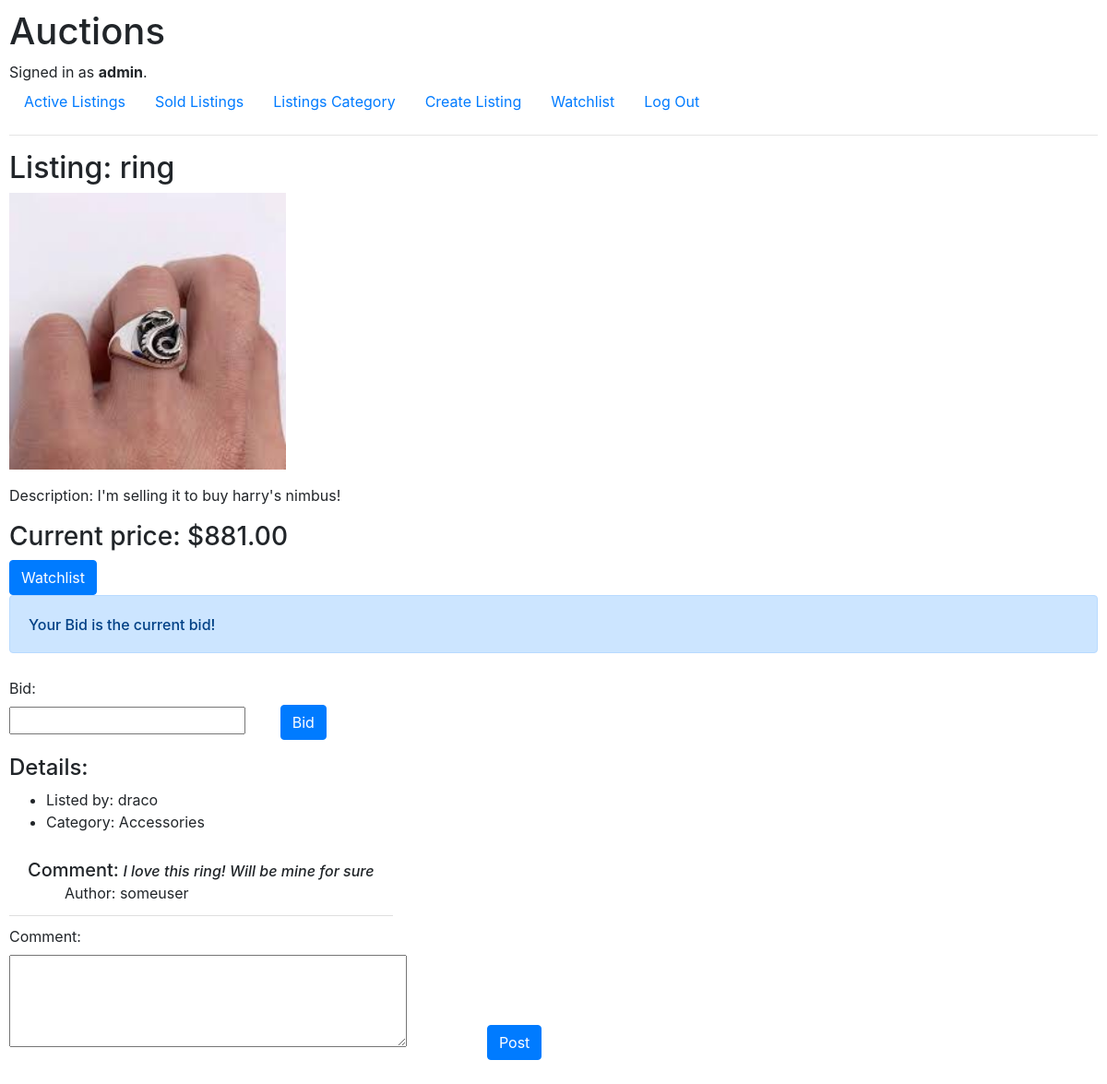
The page /listing/8 (signed in) on the database its author committed.
### auctions/models.py (models this page shows, shortened)
class User(AbstractUser):
    pass

class Listing(models.Model):
    title = models.CharField(max_length=100)
    description = models.CharField(max_length=1000)
    price = models.DecimalField(max_digits=10, decimal_places=2)
    category = models.CharField(max_length=64)
    username = models.ForeignKey(User, on_delete=models.CASCADE, related_name="owner")
    img = models.ImageField(upload_to="auctions/uploads/images", blank=True, null=True, default=None)
    active = models.BooleanField(default=True)

class Bid(models.Model):
    listing = models.ForeignKey(Listing, on_delete=models.CASCADE, related_name="bid")
    username = models.ForeignKey(User, on_delete=models.CASCADE, related_name="bidder")
    value = models.DecimalField(max_digits=10, decimal_places=2)

class Comment(models.Model):
    listing = models.ForeignKey(Listing, on_delete=models.CASCADE, related_name="comment")
    username = models.ForeignKey(User, on_delete=models.CASCADE, related_name="author")
    comments = models.CharField(max_length=1000)

### auctions/views.py (the view, shortened to what this page needs)
# urls.py: path("listing/<int:id>", views.listing_page, name="listing_page"),
def listing_page(request, id):
    listing_active = Listing.objects.get(pk=id)
    not_active = False
    if listing_active.active == False:
        not_active = True
    comments = Comment.objects.all().filter(listing=id)
    listing = Listing.objects.get(pk=id)
    bidder = Bid.objects.all().filter(listing=listing.pk).order_by("-value").first()
    if bidder == None:
        info_listing = Listing.objects.get(pk=id)
        bidder = Bid(listing=info_listing, username=info_listing.username, value=info_listing.price)
        bidder.save()
    if float(listing.price) != float(bidder.value):
        listing.price = bidder.value
        listing.save()
    return render(request, "auctions/listingpage.html", {
        "listing": Listing.objects.get(pk=id),
        "winning_bid": bidder,
        "bid_form": BidForm(),
        "not_active": not_active,
        "comment_form": CommentForm(),
        "listing_comment": comments
    })

### auctions/views.py
class BidForm(forms.Form):
    bid = forms.DecimalField(min_value=1.00, max_digits=10, decimal_places=2)

class CommentForm(forms.Form):
    comment = forms.CharField(max_length=1000, label="Comment", widget=forms.Textarea(attrs={"style": "height:100px"}))

### auctions/templates/auctions/listingpage.html (shortened to what this page needs)
{% extends "auctions/layout.html" %}
{% block body %}
        <h2>Listing: {{ listing.title }} </h2>
        {% if listing.img %}
        <section>
            <figure>
                <img src="{{ listing.img.url }}" alt="Listed item image" style="width: 300px;">
            </figure>
        </section>
        {% endif %}
        <p>Description: {{ listing.description }}</p>
        <h3>Current price: ${{ winning_bid.value }} </h3>
        {% if user.is_authenticated and not_active == False%}
            <div style="display: inline-block;">
                <form style="display: inline-block;" action="{% url 'watchlist' %}" method="post">
                    <button type="submit" class="btn btn-primary">Watchlist</button>
                </form>
            </div>
            {% if winning_bid and winning_bid.username != listing.username %}
                {% if winning_bid.username == request.user%}
                    <div class="alert alert-primary" role="alert">
                        <h6 style="padding-top: 10px;">Your Bid is the current bid!</h6>
                    </div>
                {% else %}
                    <div class="alert alert-secondary" role="alert">
                        <h6 style="padding-top: 10px;">The current Bid is from {{ winning_bid.username }}!</h6>
                    </div>
                {% endif %}
            {% endif %}
        {% endif %}
        {% if not_active == True and user.is_authenticated %}
            {% if winning_bid.username == request.user %}
                <div class="alert alert-success" role="alert">
                    <h3>You Won!! This Listing was bought by You !!!!</h3>
                </div>
            {% else %}
                <div class="alert alert-secondary" role="alert">
                    <h3>This Listing was bought by: {{ winning_bid.username }}!!!!</h3>
                </div>
            {% endif %}
        {% else %}
            {% if user.is_authenticated %}
            <div style="padding-top: 10px;">
                <form action="{% url 'listing_page' listing.pk %}" method="post">
                    <div class="form-group row" style="display: inline-block;">
                        <div class="col-sm-10" >
                            {{ bid_form }}
                        </div>
                    </div>
                    <div class="form-group row" style="display: inline-block;">
                        <div class="col-sm-10">
                            <button type="submit" class="btn btn-primary">Bid</button>
                        </div>
                    </div>
                </form>
            </div>
            {% endif %}
        {% endif %}
        <h4>Details:</h4>
        <ul>
            <li>Listed by: {{ listing.username }} </li>
            <li>Category: {{ listing.category }} </li>
        </ul>
        {% if listing_comment %}
            <ul class="list-group list-group-flush" style="list-style-type: none;">
                {% for item in listing_comment %}
                <div style="display: flex; justify-content: start; align-items: center;">
                    <li class="list-group-item">
                        <h5 style="display: inline;">Comment:</h5> <h6 style="font-style: italic; display: inline;">{{ item.comments }}</h6>
                        <ul style="list-style-type: none;">
                            <li>Author: {{ item.username }}</li>
                        </ul>
                    </li>
                </div>
            {% endfor %}
            </ul>
        {% endif %}
        {% if user.is_authenticated %}
            <div style="padding-top: 10px;">
                <form action="{% url 'listing_comment' listing.pk %}" method="post">
                    <div class="form-group row" style="display: inline-block;">
                        <div class="col-sm-10" >
                            {{ comment_form }}
                        </div>
                    </div>
                    <div class="form-group row" style="display: inline-block;">
                        <div class="col-sm-10">
                            <button type="submit" class="btn btn-primary">Post</button>
                        </div>
                    </div>
                </form>
            </div>
        {% endif %}
{% endblock %}

### auctions/templates/auctions/layout.html (shortened to what this page needs)
{% load static %}
<!DOCTYPE html>
<html lang="en">
    <head>
        <link rel="stylesheet" href="https://stackpath.bootstrapcdn.com/bootstrap/4.4.1/css/bootstrap.min.css">
        <link href="{% static 'auctions/styles.css' %}" rel="stylesheet">
    </head>
    <body>
        <h1>Auctions</h1>
        <div>
            {% if user.is_authenticated %}
                Signed in as <strong>{{ user.username }}</strong>.
            {% else %}
                Not signed in.
            {% endif %}
        </div>
        <ul class="nav">
            <li class="nav-item">
                <a class="nav-link" href="{% url 'index' %}">Active Listings</a>
            </li>
            <li class="nav-item">
                <a class="nav-link" href="{% url 'index_sold' %}">Sold Listings</a>
            </li>
            <li class="nav-item">
                <a class="nav-link" href="{% url 'index_category' %}">Listings Category</a>
            </li>
            {% if user.is_authenticated %}
                <li class="nav-item">
                    <a class="nav-link" href="{% url 'create_listing' %}">Create Listing</a>
                </li>
                <li class="nav-item">
                    <a class="nav-link" href="{% url 'watchlist' %}">Watchlist</a>
                </li>
                <li class="nav-item">
                    <a class="nav-link" href="{% url 'logout' %}">Log Out</a>
                </li>
            {% endif %}
        </ul>
        <hr>
        {% block body %}
        {% endblock %}
    </body>
</html>

### auctions/static/auctions/styles.css (style rules this page uses)
body { padding: 10px; }

### rows shown on the page
User: username "admin"
Listing: title "ring", img (picture), description "I'm selling it to buy harry's nimbus!", username "draco", category "Accessories"
Bid: value "881.00"
Comment: comments "I love this ring! Will be mine for sure", username "someuser"
